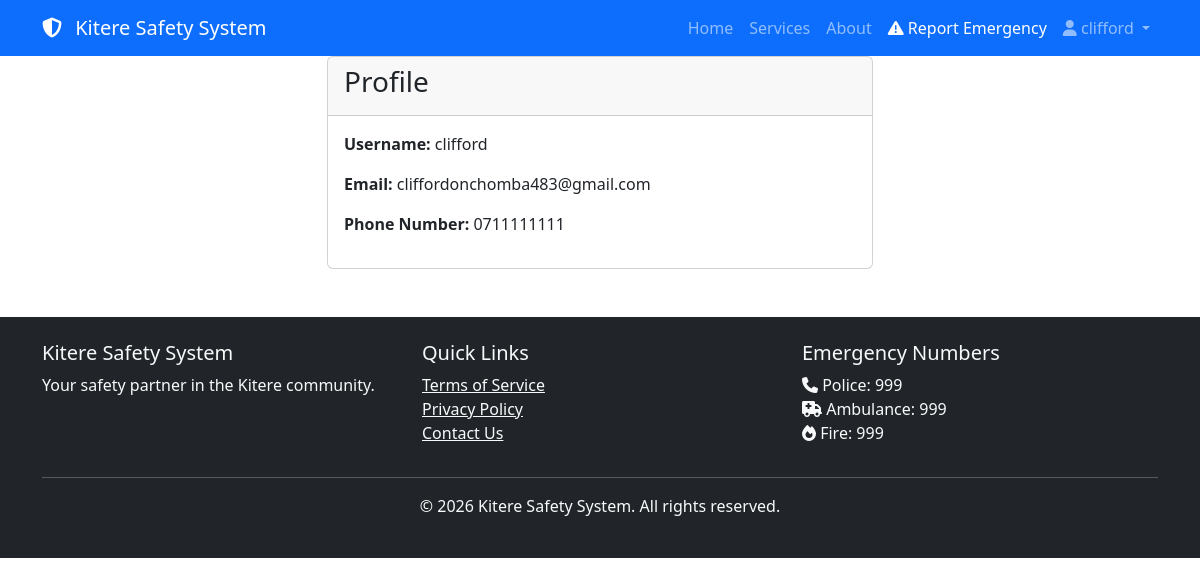
Screenshot of /accounts/profile/ (signed in) with the database file from the repository.
### users/models.py (models this page shows, shortened)
class User(AbstractUser):
    ROLE_CHOICES = (
        ('citizen', 'Citizen'),
        ('responder', 'Emergency Responder'),
        ('admin', 'Administrator'),
    )
    role = models.CharField(max_length=20, choices=ROLE_CHOICES, default='citizen')
    phone_number = models.CharField(max_length=15, blank=True)
    location = models.CharField(max_length=255, blank=True)
    is_verified = models.BooleanField(default=False)
    created_at = models.DateTimeField(auto_now_add=True)
    updated_at = models.DateTimeField(auto_now=True)

### users/views.py (the view)
# urls.py: path('profile/', views.profile_view, name='profile'),
@login_required
def profile_view(request):
    return render(request, 'accounts/profile.html')

### templates/accounts/profile.html (shortened to what this page needs)
{% extends 'base.html' %}
{% load static %}
{% block content %}
<div class="container">
    <div class="row justify-content-center">
        <div class="col-md-6">
            <div class="card">
                <div class="card-header">
                    <h3>Profile</h3>
                </div>
                <div class="card-body">
                    <p><strong>Username:</strong> {{ user.username }}</p>
                    <p><strong>Email:</strong> {{ user.email }}</p>
                    <p><strong>Phone Number:</strong> {{ user.phone_number }}</p>
                </div>
            </div>
        </div>
    </div>
</div>
{% endblock %}

### templates/base.html (shortened to what this page needs)
{% load pwa %}
{% load static %}
<!DOCTYPE html>
<html lang="en">
<head>
    <link rel="stylesheet" href="{% static 'css/bootstrap.min.css' %}">
    <link rel="stylesheet" href="https://cdnjs.cloudflare.com/ajax/libs/font-awesome/6.4.0/css/all.min.css">
    <link rel="stylesheet" href="https://unpkg.com/leaflet@1.9.4/dist/leaflet.css" />
    {% load static %}
    <link rel="stylesheet" href="{% static 'css/style.css' %}">
</head>
<body>
    <nav class="navbar navbar-expand-lg navbar-dark bg-primary sticky-top">
        <div class="container">
            <a class="navbar-brand" href="{% url 'home' %}">
                <i class="fas fa-shield-alt me-2"></i>
                Kitere Safety System
            </a>
            <div class="collapse navbar-collapse" id="navbarNav">
                <ul class="navbar-nav ms-auto">
                    <li class="nav-item">
                        <a class="nav-link" href="{% url 'home' %}">Home</a>
                    </li>
                    <li class="nav-item">
                        <a class="nav-link" href="{% url 'home' %}">Services</a>
                    </li>
                    <li class="nav-item">
                        <a class="nav-link" href="{% url 'home' %}">About</a>
                    </li>
                    {% if user.is_authenticated %}
                        <li class="nav-item">
                            <a class="nav-link btn btn-danger text-white" href="{% url 'reports:report_incident' %}">
                                <i class="fas fa-exclamation-triangle"></i> Report Emergency
                            </a>
                        </li>
                        <li class="nav-item dropdown">
                            <a class="nav-link dropdown-toggle" href="#" data-bs-toggle="dropdown">
                                <i class="fas fa-user"></i> {{ user.username }}
                            </a>
                        </li>
                    {% endif %}
                </ul>
            </div>
        </div>
    </nav>
    <main>
        {% block content %}{% endblock %}
    </main>
    <footer class="bg-dark text-light mt-5 py-4">
        <div class="container">
            <div class="row">
                <div class="col-md-4">
                    <h5>Kitere Safety System</h5>
                    <p>Your safety partner in the Kitere community.</p>
                </div>
                <div class="col-md-4">
                    <h5>Quick Links</h5>
                    <ul class="list-unstyled">
                        <li><a href="{% url 'index' %}" class="text-light">Terms of Service</a></li>
                        <li><a href="{% url 'index' %}" class="text-light">Privacy Policy</a></li>
                        <li><a href="{% url 'index' %}" class="text-light">Contact Us</a></li>
                    </ul>
                </div>
                <div class="col-md-4">
                    <h5>Emergency Numbers</h5>
                    <p><i class="fas fa-phone"></i> Police: 999<br>
                    <i class="fas fa-ambulance"></i> Ambulance: 999<br>
                    <i class="fas fa-fire"></i> Fire: 999</p>
                </div>
            </div>
            <hr>
            <div class="text-center">
                <p>&copy; 2026 Kitere Safety System. All rights reserved.</p>
            </div>
        </div>
    </footer>
</body>
</html>

### static/css/style.css (style rules this page uses)
:root { --primary-color: #0d6efd; --danger-color: #dc3545; --success-color: #198754; --warning-color: #ffc107; --dark-color: #212529; }
body { font-family: 'Segoe UI', Tahoma, Geneva, Verdana, sans-serif; overflow-x: hidden; }

### rows the page displays
User: username "clifford", email "cliffordonchomba483@gmail.com", phone_number "0711111111"
